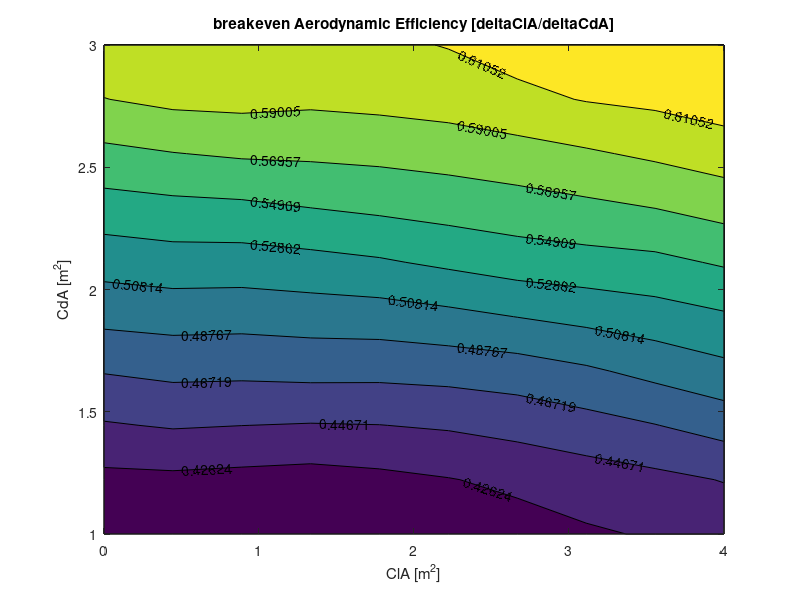
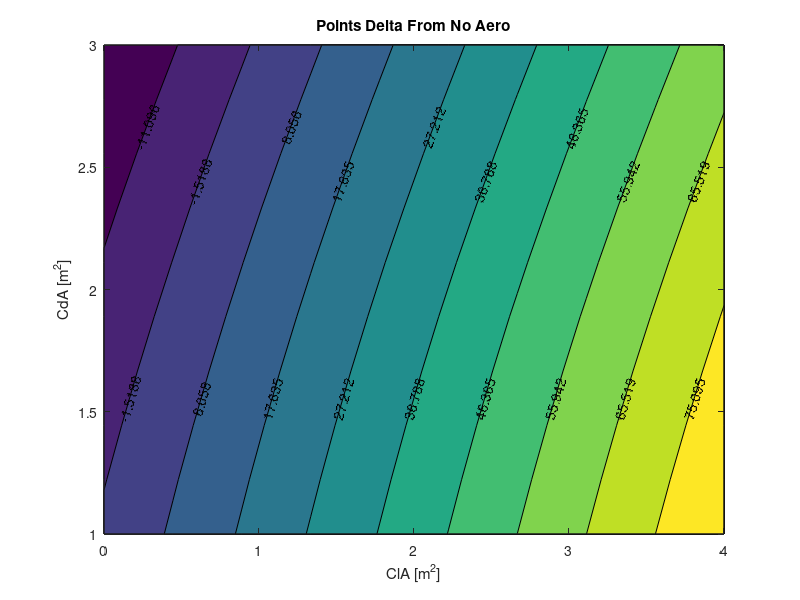

The MATLAB source for these figures, in order:
clc
clear all

load('DF_Drag_Sweep10x10.mat')

Results.ClA_list = linspace(0,4,10);
Results.CdA_list = linspace(1,3,10);

[Results.ClA, Results.CdA] = meshgrid(Results.ClA_list,Results.CdA_list);

Results.points_total_mesh = reshape(Results.points_total,10,10);

%~~~~~~~

[dpoints_dcolumn,dpoints_drow] = gradient(Results.points_total_mesh);

[dCla_dcolumn,~] = gradient(Results.ClA);

[~,dCdA_drow] = gradient(Results.CdA);

%~~~~~~~

dpoints_dClA = dpoints_dcolumn ./ dCla_dcolumn;

dpoints_dCdA = dpoints_drow ./ dCdA_drow;

dCdA_dClA = -dpoints_dCdA ./ dpoints_dClA; %%-dpoints_dClA ./ dpoints_dCdA;

%%

% figure(1)
% surf(Results.ClA,Results.CdA,dCdA_dClA)
% ylabel('CdA [m^2]')
% xlabel('ClA [m^2]')
% zlabel('breakeven Aerodynamic Efficiency [ClA/CdA]')

figure(2)
contourf(Results.ClA,Results.CdA,dCdA_dClA,'showtext','on')
ylabel('CdA [m^2]')
xlabel('ClA [m^2]')
title('breakeven Aerodynamic Efficiency [deltaClA/deltaCdA]')

figure(3)
contourf(Results.ClA,Results.CdA,Results.points_total_mesh - Results.points_total_mesh(1,1),'showtext','on')
ylabel('CdA [m^2]')
xlabel('ClA [m^2]')
title('Points Delta From No Aero')

